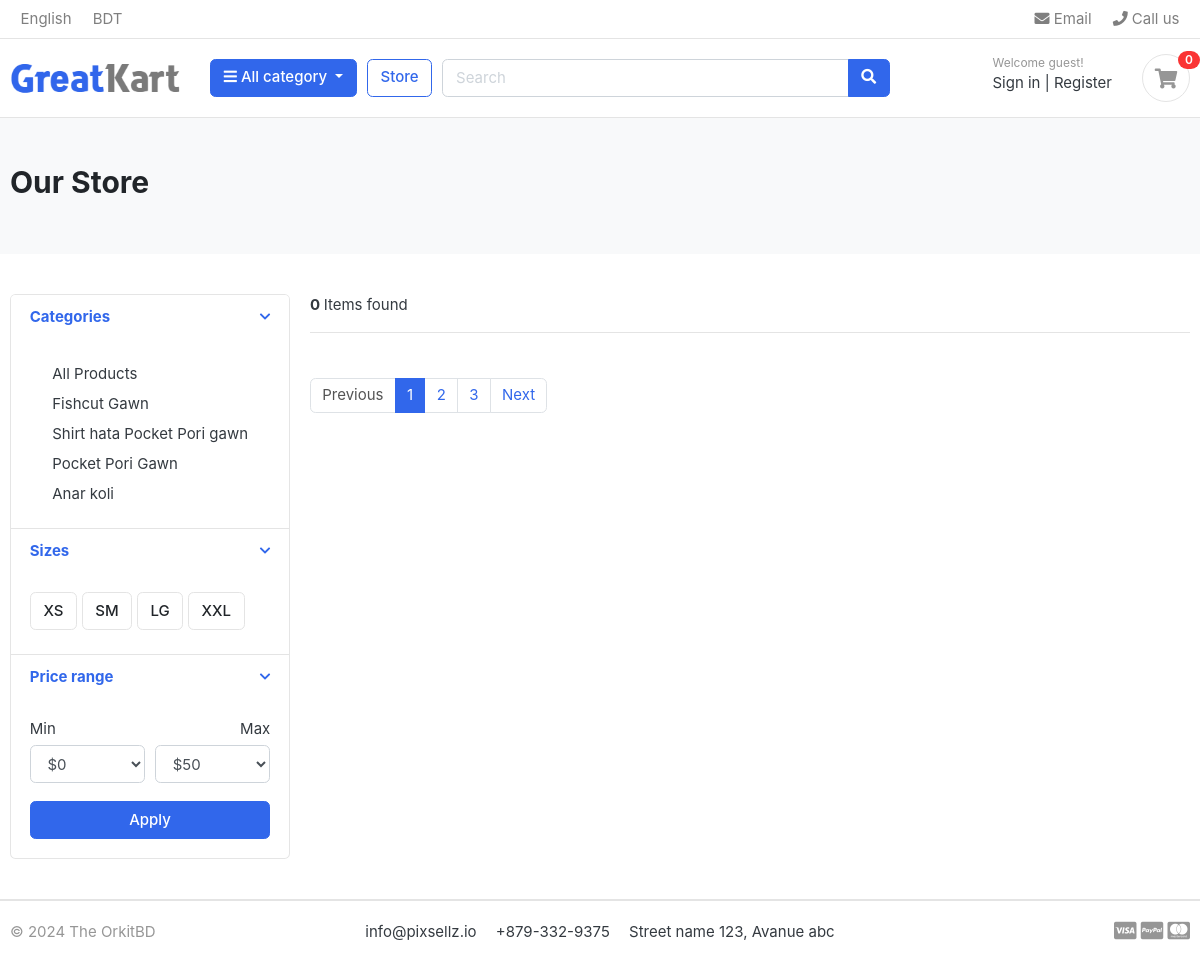
Page /store/ on the earlier database version.
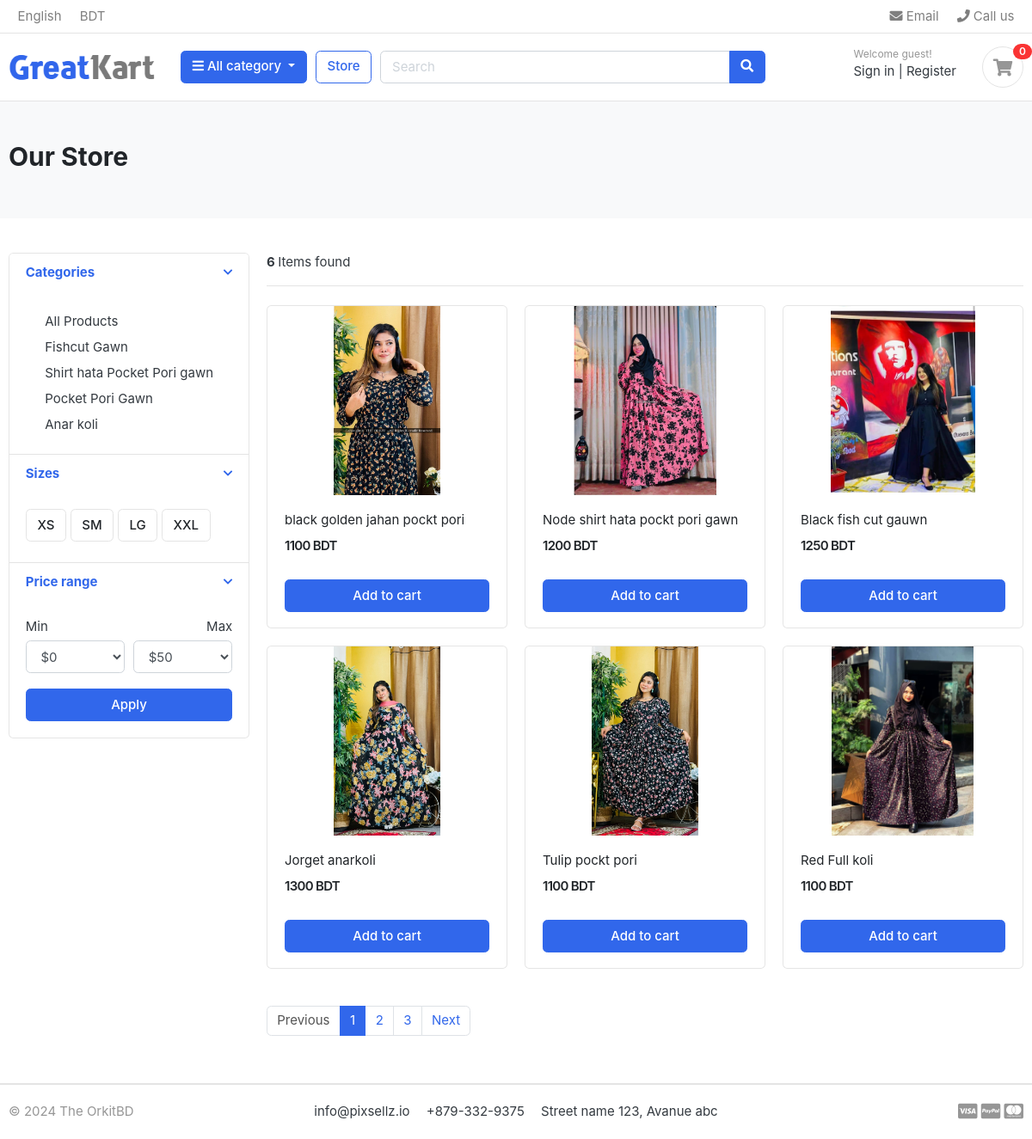
Same page on the later database version.
### category/models.py (models this page shows, shortened)
class Category(models.Model):
    category_name = models.CharField(max_length=50, unique=True)
    slug = models.SlugField(max_length=100,unique=True)
    description = models.TextField(max_length=255,blank=True)
    cat_image = models.ImageField(upload_to='photos/categories',blank=True)
    class Meta:
        verbose_name = 'category'
        verbose_name_plural = 'categories'
    def get_url(self):
        return reverse('products_by_category',args=[self.slug])

### store/models.py (models this page shows, shortened)
class Product (models.Model):
    product_name = models.CharField(max_length=100,unique=True)
    slug  = models.SlugField(max_length=100,unique=True)
    description = models.CharField(max_length=1000,unique=True)
    price = models.IntegerField()
    images = models.ImageField(upload_to='photos/products')
    stock = models.IntegerField()
    is_avilable = models.BooleanField(default=True)
    category = models.ForeignKey(Category,on_delete=models.CASCADE)
    created_date = models.DateTimeField(auto_now=True)
    modified_date = models.DateTimeField(auto_now=True)
    def get_url(self):
        return reverse('product_detail',args=[self.category.slug, self.slug])

### store/views.py (the view)
# urls.py: path('',store, name='store'),
def store(request,category_slug=None):
    categories = None
    products=None
    if category_slug != None:
        categories = get_object_or_404(Category, slug = category_slug )
        products = Product.objects.filter(category = categories, is_avilable = True)
        product_count = products.count()
    else:
        products = Product.objects.all().filter(is_avilable=True)
        product_count = products.count()
    context = {
        'products' : products,
        'product_count':product_count,
    }
    return render(request,'store/store.html',context)

### category/context_processors.py (called while the page is built)
def menu_links(request):
    links = Category.objects.all()
    return dict(links=links)

### templates/store/store.html (shortened to what the changed rows need)
 {% extends "base.html" %}
 {% load static %}
{%block content%}
<section class="section-pagetop bg">
    <div class="container">
        <h2 class="title-page">Our Store</h2>
    </div>
    </section>
    <section class="section-content padding-y">
    <div class="container">
    <div class="row">
        <aside class="col-md-3">
    <div class="card">
        <article class="filter-group">
            <div class="filter-content collapse show" id="collapse_1" style="">
                <div class="card-body">
                    <ul class="list-menu">
                        <a class="dropdown-item" href="{% url 'store' %}">All Products </a>
                        {% for category in links %}
                        <a class="dropdown-item" href="{{category.get_url}}">{{category.category_name}} </a>
                        {% endfor %}
                    </ul>
                </div>
            </div>
        </article>
    </div>
        </aside>
        <main class="col-md-9">
    <header class="border-bottom mb-4 pb-3">
            <div class="form-inline">
                <span class="mr-md-auto"> <b> {{product_count}} </b>Items found </span>
            </div>
    </header>
    <div class="row">
        {% for product in products %}
        <div class="col-md-4">
            <figure class="card card-product-grid">
                  <div class="img-wrap">
                    <a href="{{product.get_url}}">  <img src="{{product.images.url}}"> </a>
                </div>
                <figcaption class="info-wrap">
                    <div class="fix-height">
                        <a href="{{product.get_url}}" class="title">{{product.product_name}}</a>
                        <div class="price-wrap mt-2">
                            <span class="price">{{product.price}} BDT</span>
                        </div>
                    </div>
                    <a href="{% url 'add_cart' product.id %}" class="btn btn-block btn-primary">Add to cart</a>
                </figcaption>
            </figure>
        </div>
        {% endfor %}
    </div>
        </main>
    </div>
    </div>
    </section>
{% endblock %}

Differences in the rows shown:
added Product: images (picture), product_name "black golden jahan pockt pori", price "1100"
added Product: images (picture), product_name "Node shirt hata pockt pori gawn", price "1200"
added Product: images (picture), product_name "Black fish cut gauwn", price "1250"
added Product: images (picture), product_name "Jorget anarkoli", price "1300"
added Product: images (picture), product_name "Tulip pockt pori", price "1100"
added Product: images (picture), product_name "Red Full koli", price "1100"
Other differences:
{{ product_count }}: "0" → "6"
